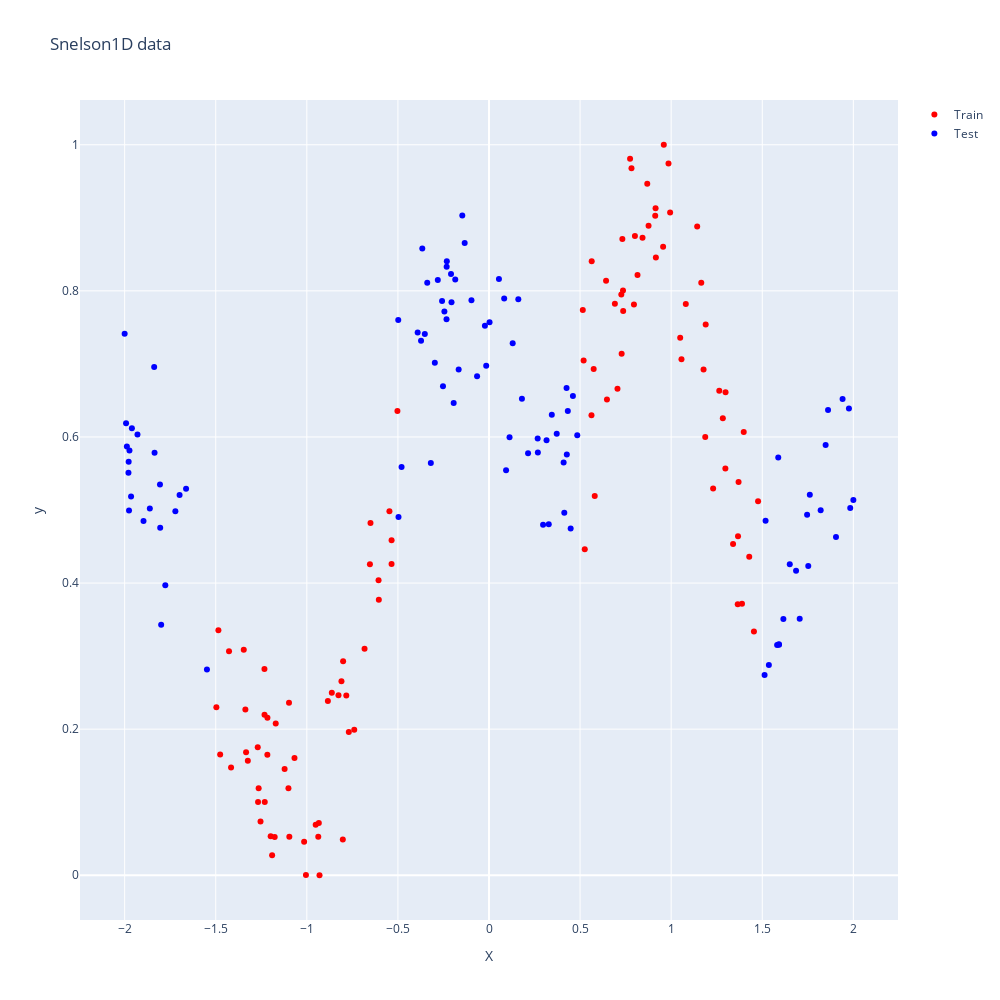

Notebook source saved alongside this figure:
### Code cell
train_X = np.concatenate([train_dataloader.dataset.X.numpy(), val_dataloader.dataset.X.numpy()], axis=0).squeeze()
train_y = np.concatenate([train_dataloader.dataset.y.numpy(), val_dataloader.dataset.y.numpy()], axis=0).squeeze()
test_X = test_dataloader.dataset.X.numpy().squeeze()
test_y = test_dataloader.dataset.y.numpy().squeeze()

plot_data(train_X, train_y, test_X, test_y, title="Snelson1D data")
